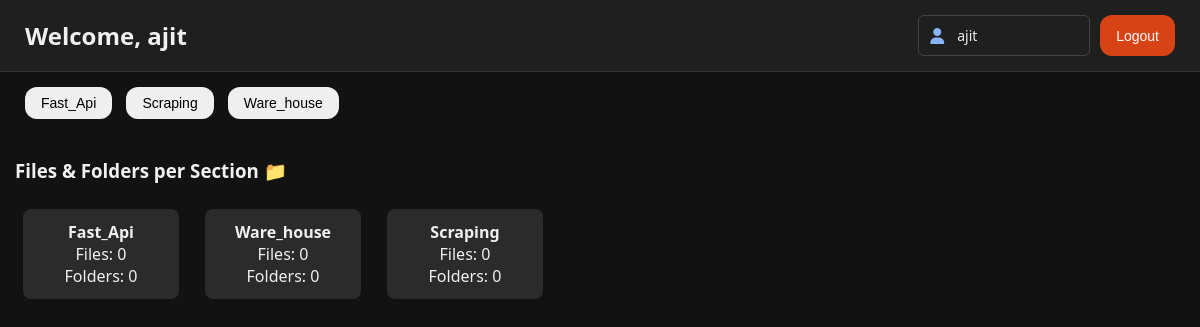
The app's page /dashboard/ (signed in) with its own data.
### app/models.py (models this page shows, shortened)
class Section(models.Model):
    name = models.CharField(max_length=100, unique=True)
    path=models.CharField(max_length=1000)

### app/views.py (the view, shortened to what this page needs)
@login_required
def dashboard(request):
    SECTION_MAP = get_section_map()
    userdetails = UserSectionPermission.objects.filter(user=request.user)
    detailist = []
    if request.user.is_superuser:
        for section in SECTION_MAP.keys():
            detailist.append({
                "section": section,
                "permission": "edit"
            })
    else:
        for detail in userdetails:
            detailist.append({
                "section": detail.section.name,
                "permission": detail.permission
            })
    dir_stats = list(SECTION_MAP.keys())
    if request.user.is_superuser:
        allowed_sections = dir_stats
    else:
        user_perms = get_user_section_permissions(request.user)
        allowed_sections = [s for s in dir_stats if s in user_perms]
    apilist_ui = [{item: item} for item in allowed_sections]
    ROOT_MAP = {
        section: SECTION_MAP[section]
        for section in dir_stats
    }
    now = datetime.now()
    log_summary = []
    section_counts = {}
    query_counts = {}
    log_files = []
    latesfile_created=['logs','sessions']
    for x in latesfile_created:
        logs_dir = ROOT_MAP.get(x, '')
    for key, path in ROOT_MAP.items():
        files = folders = 0
        if os.path.exists(path):
            for _, dirs, fs in os.walk(path):
                files += len(fs)
                folders += len(dirs)
        section_counts[key] = {
            "files": files,
            "folders": folders
        }
    allowed_section_names = [s for s in allowed_sections]
    apilist_ui = sorted(apilist_ui, key=lambda d: list(d.keys())[0])
    context = {
    "log_summary": log_summary,
    "section_counts": section_counts,
    "query_counts": query_counts,
    "apilist": apilist_ui,
    "userdetail": detailist,
    "allowed_section_names": allowed_section_names,  # <-- add this
        }
    return render(request, "dashboard.html", context)

### app/views.py (called while the page is built)
def get_section_map():
    return {
        s.name: s.path
        for s in Section.objects.all()
    }

### app/templates/dashboard.html (shortened to what this page needs)
<!DOCTYPE html>
<html>
<head>
    <link rel="stylesheet" href="https://cdnjs.cloudflare.com/ajax/libs/font-awesome/6.4.0/css/all.min.css">
</head>
<body>
<header>
<h2>Welcome, {{ request.user.username }}</h2>
<div style="display: flex; justify-content: center;">
    <div style="position:relative; display:inline-block; width:100%; max-width:300px;">
    <select name="" id="" style="width:100%; padding:10px 14px 10px 38px; font-size:14px; font-family:'Segoe UI',Tahoma,Geneva,Verdana,sans-serif; background:#1f1f1f; color:#f0f0f0; border:1px solid #444; border-radius:6px; appearance:none; cursor:pointer;">
        <option value="">{{ request.user.username }}</option>
    </select>
</div>
    <button id="logoutBtn"><a href="{% url 'logout' %}" style="color:white;text-decoration:none;">Logout</a></button>
</div>
</header>
<div style="padding:15px;">
<div class="panel-buttons" style="margin-bottom:20px;">
    {% for apipoints in apilist %}
       {% for key, value in apipoints.items %}
          <a href="/{{ value }}/"><button>{{ key }}</button></a>
       {% endfor %}
    {% endfor %}
</div>
<h3>Files & Folders per Section 📁</h3>
<div id="statsContainer">
    {% for section, counts in section_counts.items %}
        <div class="card">
            <strong>{{ section }}</strong><br>
            Files: {{ counts.files }}<br>
            Folders: {{ counts.folders }}
        </div>
    {% endfor %}
</div>
</body>
</html>

### app/templates/dashboard.html (style rules this page uses)
body { background:#121212; font-family:'Segoe UI', Tahoma, Geneva, Verdana, sans-serif; margin:0; color:#f0f0f0; }
header { display:flex; justify-content:space-between; align-items:center; padding:15px 25px; background-color:#1f1f1f; border-bottom:1px solid #333; }
header h2 { margin:0; font-weight:600; }
button { padding:8px 16px; border-radius:12px; border:none; cursor:pointer; font-size:14px; margin-left:10px; transition: all 0.3s ease; font-weight:500; }
button a { text-decoration: none; }
#logoutBtn { background-color:#d84315;color:#fff; }
.card { background:#2b2b2b; padding:12px 18px; border-radius:8px; margin:8px; display:inline-block; min-width:120px; text-align:center; }
#statsContainer { display:flex; flex-wrap:wrap; gap:10px; }

### records on screen
Section: apipoints "Fast_Api", section_counts "Fast_Api"
Section: apipoints "Scraping", section_counts "Scraping"
Section: apipoints "Ware_house", section_counts "Ware_house"

### other values on screen
{{ request.user.username }} "ajit"
{{ counts.files }} "0" "0" "0"
{{ counts.folders }} "0" "0" "0"
